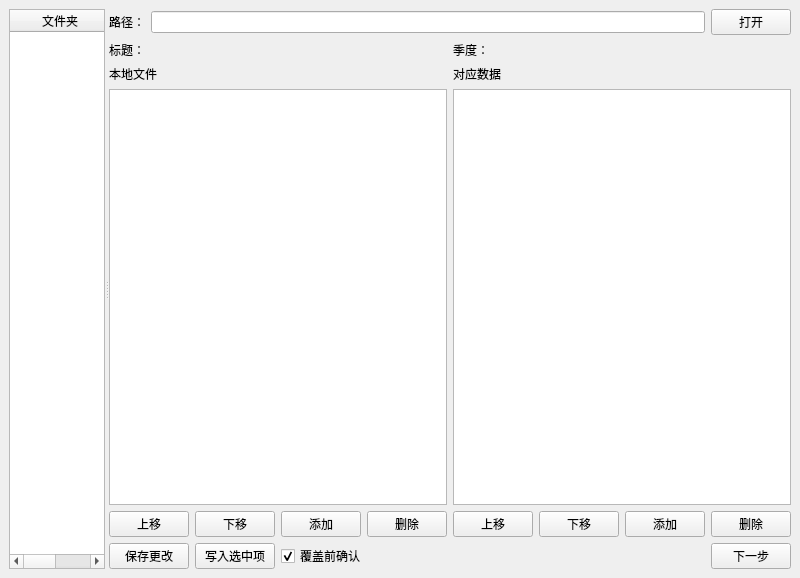
<?xml version="1.0" encoding="UTF-8"?>
<ui version="4.0">
 <class>fetch_episodeClass</class>
 <widget class="QMainWindow" name="fetch_episodeClass">
  <property name="geometry">
   <rect>
    <x>0</x>
    <y>0</y>
    <width>800</width>
    <height>578</height>
   </rect>
  </property>
  <property name="windowTitle">
   <string>媒体刮削器</string>
  </property>
  <widget class="QWidget" name="centralwidget">
   <layout class="QVBoxLayout" name="verticalLayout_2">
    <item>
     <widget class="QSplitter" name="splitter">
      <property name="orientation">
       <enum>Qt::Orientation::Horizontal</enum>
      </property>
      <widget class="QTableWidget" name="SeasonTable">
       <property name="editTriggers">
        <set>QAbstractItemView::EditTrigger::NoEditTriggers</set>
       </property>
       <property name="selectionBehavior">
        <enum>QAbstractItemView::SelectionBehavior::SelectRows</enum>
       </property>
       <property name="verticalScrollMode">
        <enum>QAbstractItemView::ScrollMode::ScrollPerPixel</enum>
       </property>
       <property name="horizontalScrollMode">
        <enum>QAbstractItemView::ScrollMode::ScrollPerPixel</enum>
       </property>
       <column>
        <property name="text">
         <string>文件夹</string>
        </property>
       </column>
       <column>
        <property name="text">
         <string>状态</string>
        </property>
       </column>
      </widget>
      <widget class="QWidget" name="layoutWidget">
       <layout class="QVBoxLayout" name="verticalLayout">
        <item>
         <layout class="QHBoxLayout" name="horizontalLayout_5">
          <item>
           <widget class="QLabel" name="PathLabel">
            <property name="text">
             <string>路径：</string>
            </property>
           </widget>
          </item>
          <item>
           <widget class="QLineEdit" name="PathEdit">
            <property name="text">
             <string/>
            </property>
            <property name="readOnly">
             <bool>true</bool>
            </property>
           </widget>
          </item>
          <item>
           <widget class="QPushButton" name="BrowseButton">
            <property name="text">
             <string>打开</string>
            </property>
           </widget>
          </item>
         </layout>
        </item>
        <item>
         <layout class="QHBoxLayout" name="horizontalLayout_7">
          <item>
           <widget class="QLabel" name="TitleLabel">
            <property name="sizePolicy">
             <sizepolicy hsizetype="Fixed" vsizetype="Preferred">
              <horstretch>0</horstretch>
              <verstretch>0</verstretch>
             </sizepolicy>
            </property>
            <property name="text">
             <string>标题：</string>
            </property>
           </widget>
          </item>
          <item>
           <widget class="QLabel" name="TitleText">
            <property name="text">
             <string/>
            </property>
            <property name="textInteractionFlags">
             <set>Qt::TextInteractionFlag::LinksAccessibleByMouse|Qt::TextInteractionFlag::TextSelectableByKeyboard|Qt::TextInteractionFlag::TextSelectableByMouse</set>
            </property>
           </widget>
          </item>
          <item>
           <widget class="QLabel" name="SeasonLabel">
            <property name="sizePolicy">
             <sizepolicy hsizetype="Fixed" vsizetype="Preferred">
              <horstretch>0</horstretch>
              <verstretch>0</verstretch>
             </sizepolicy>
            </property>
            <property name="text">
             <string>季度：</string>
            </property>
           </widget>
          </item>
          <item>
           <widget class="QLabel" name="SeasonText">
            <property name="text">
             <string/>
            </property>
            <property name="textInteractionFlags">
             <set>Qt::TextInteractionFlag::LinksAccessibleByMouse|Qt::TextInteractionFlag::TextSelectableByKeyboard|Qt::TextInteractionFlag::TextSelectableByMouse</set>
            </property>
           </widget>
          </item>
         </layout>
        </item>
        <item>
         <layout class="QHBoxLayout" name="horizontalLayout">
          <item>
           <layout class="QVBoxLayout" name="verticalLayout_4">
            <item>
             <widget class="QLabel" name="LocalText">
              <property name="text">
               <string>本地文件</string>
              </property>
             </widget>
            </item>
            <item>
             <widget class="QListWidget" name="LocalList">
              <property name="selectionMode">
               <enum>QAbstractItemView::SelectionMode::MultiSelection</enum>
              </property>
              <property name="verticalScrollMode">
               <enum>QAbstractItemView::ScrollMode::ScrollPerPixel</enum>
              </property>
              <property name="horizontalScrollMode">
               <enum>QAbstractItemView::ScrollMode::ScrollPerPixel</enum>
              </property>
             </widget>
            </item>
            <item>
             <layout class="QHBoxLayout" name="horizontalLayout_4">
              <item>
               <widget class="QPushButton" name="LocalUp">
                <property name="text">
                 <string>上移</string>
                </property>
               </widget>
              </item>
              <item>
               <widget class="QPushButton" name="LocalDown">
                <property name="text">
                 <string>下移</string>
                </property>
               </widget>
              </item>
              <item>
               <widget class="QPushButton" name="LocalAdd">
                <property name="text">
                 <string>添加</string>
                </property>
               </widget>
              </item>
              <item>
               <widget class="QPushButton" name="LocalRemove">
                <property name="text">
                 <string>删除</string>
                </property>
               </widget>
              </item>
             </layout>
            </item>
           </layout>
          </item>
          <item>
           <layout class="QVBoxLayout" name="verticalLayout_3">
            <item>
             <widget class="QLabel" name="RemoteText">
              <property name="text">
               <string>对应数据</string>
              </property>
             </widget>
            </item>
            <item>
             <widget class="QListWidget" name="RemoteList">
              <property name="selectionMode">
               <enum>QAbstractItemView::SelectionMode::MultiSelection</enum>
              </property>
              <property name="verticalScrollMode">
               <enum>QAbstractItemView::ScrollMode::ScrollPerPixel</enum>
              </property>
              <property name="horizontalScrollMode">
               <enum>QAbstractItemView::ScrollMode::ScrollPerPixel</enum>
              </property>
             </widget>
            </item>
            <item>
             <layout class="QHBoxLayout" name="horizontalLayout_2">
              <item>
               <widget class="QPushButton" name="RemoteUp">
                <property name="text">
                 <string>上移</string>
                </property>
               </widget>
              </item>
              <item>
               <widget class="QPushButton" name="RemoteDown">
                <property name="text">
                 <string>下移</string>
                </property>
               </widget>
              </item>
              <item>
               <widget class="QPushButton" name="RemoteAdd">
                <property name="text">
                 <string>添加</string>
                </property>
               </widget>
              </item>
              <item>
               <widget class="QPushButton" name="RemoteRemove">
                <property name="text">
                 <string>删除</string>
                </property>
               </widget>
              </item>
             </layout>
            </item>
           </layout>
          </item>
         </layout>
        </item>
        <item>
         <layout class="QHBoxLayout" name="horizontalLayout_3">
          <item>
           <widget class="QPushButton" name="SaveButton">
            <property name="text">
             <string>保存更改</string>
            </property>
           </widget>
          </item>
          <item>
           <widget class="QPushButton" name="WriteButton">
            <property name="text">
             <string>写入选中项</string>
            </property>
           </widget>
          </item>
          <item>
           <widget class="QCheckBox" name="CoverCheck">
            <property name="text">
             <string>覆盖前确认</string>
            </property>
            <property name="checkable">
             <bool>true</bool>
            </property>
            <property name="checked">
             <bool>true</bool>
            </property>
           </widget>
          </item>
          <item>
           <spacer name="horizontalSpacer">
            <property name="orientation">
             <enum>Qt::Orientation::Horizontal</enum>
            </property>
            <property name="sizeHint" stdset="0">
             <size>
              <width>40</width>
              <height>20</height>
             </size>
            </property>
           </spacer>
          </item>
          <item>
           <widget class="QPushButton" name="NextButton">
            <property name="text">
             <string>下一步</string>
            </property>
           </widget>
          </item>
         </layout>
        </item>
       </layout>
      </widget>
     </widget>
    </item>
   </layout>
  </widget>
 </widget>
 <resources/>
 <connections/>
</ui>
